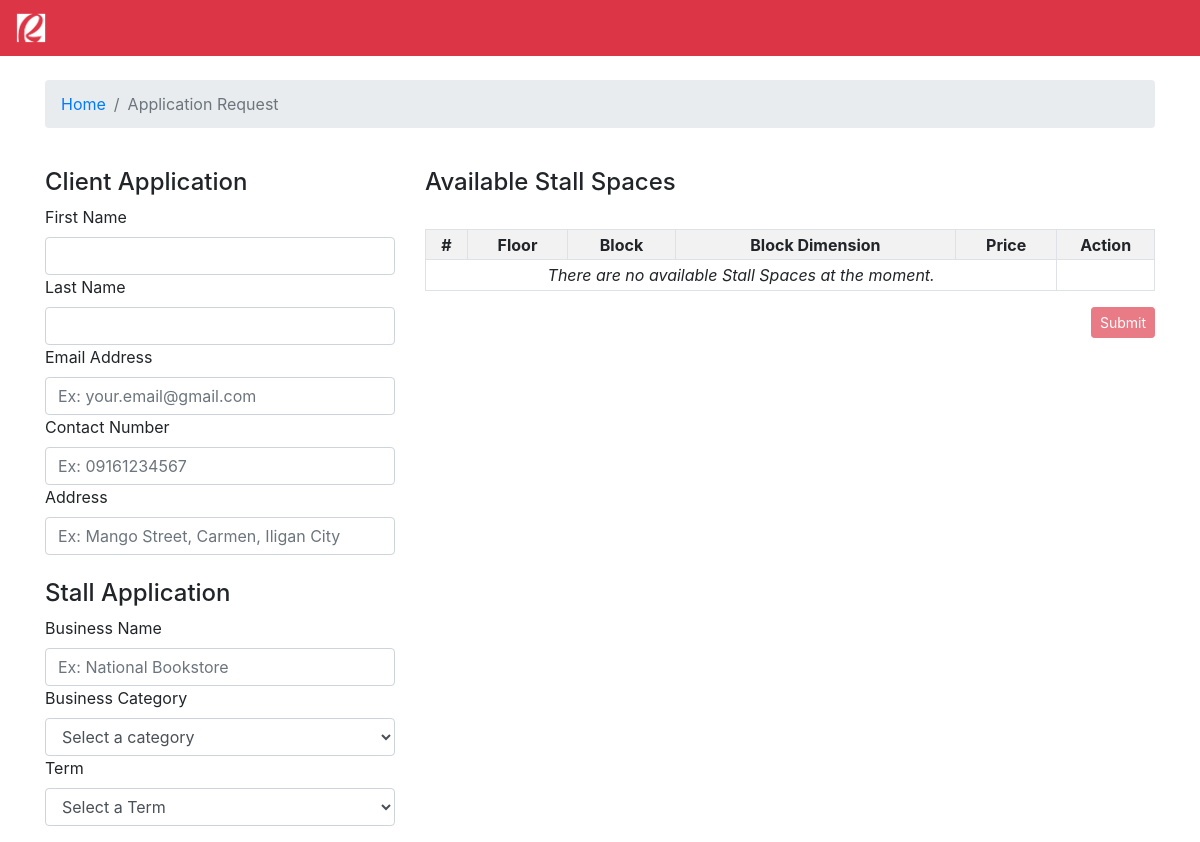
Before: /application-request.php with the older database file.
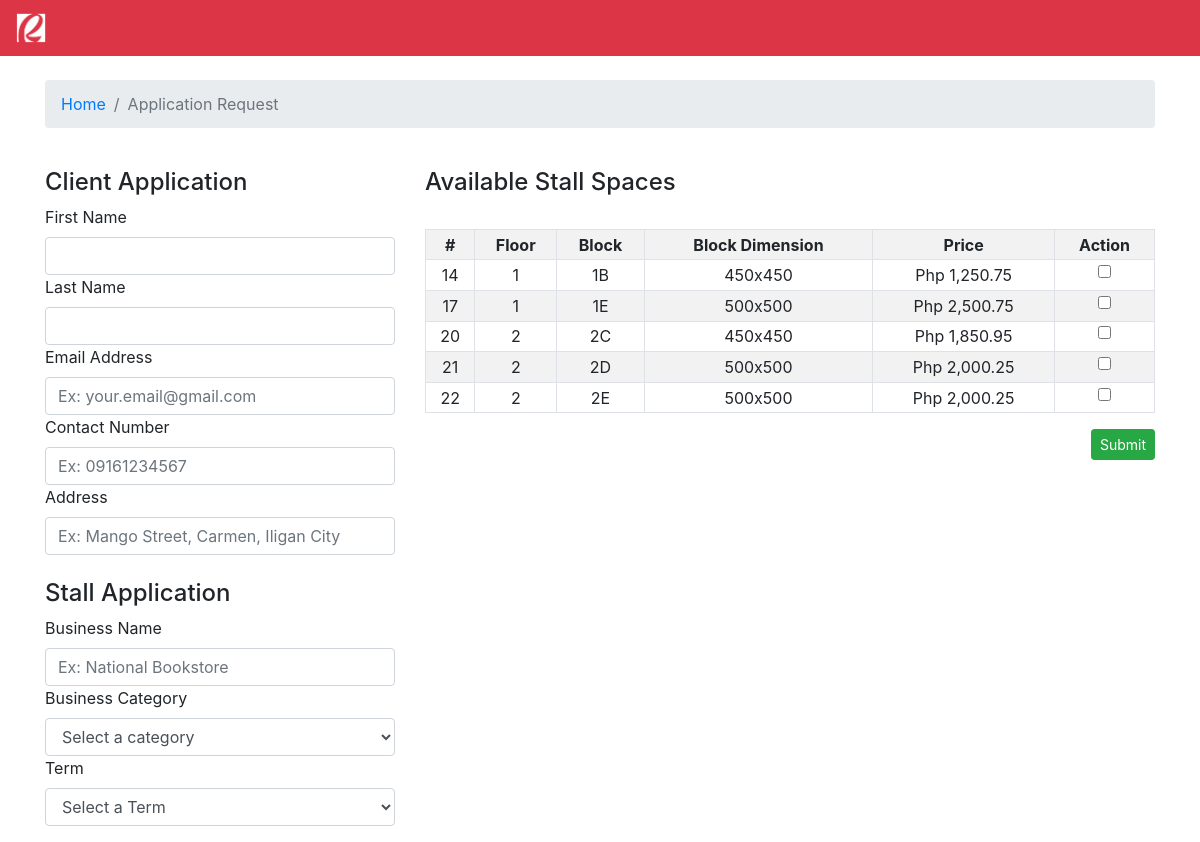
After: the same page with the newer database file.
### tables this page shows
CREATE TABLE `stalls` (
  `stall_id` int(11) NOT NULL,
  `floor_no` varchar(1) NOT NULL,
  `block_no` varchar(20) NOT NULL,
  `block_dimension` varchar(11) NOT NULL,
  `stall_price` double NOT NULL,
  `price_date_effectivity` datetime DEFAULT NULL
);

### application-request.php (the view, shortened to what this page needs)
<?php include_once "api/config.php"; ?>
<html>
<head>
    <link rel="stylesheet" href="bootstrap-4.2.1-dist/css/bootstrap.min.css">
    <nav class="navbar navbar-expand-lg navbar-dark bg-danger">
        <a class="navbar-brand" href="index.php">
            <img src="img/rob.png" width="30" height="30" alt="">
        </a>
    </nav>
</head>
<body>
    <div class="container">
    <br>
        <nav aria-label="breadcrumb">
            <ol class="breadcrumb">
                <li class="breadcrumb-item"><a href="index.php">Home</a></li>
                <li class="breadcrumb-item active" aria-current="page">Application Request</li>
            </ol>
        </nav>
        <form action="api/create-application-request.php" method="POST">
            <div class="row">
                <div class="col-md-4">
                    <br />
                    <h4>Client Application</h4>
                    <label>First Name</label>
                    <input type="text" name="fname" class="form-control" required>
                    <label>Last Name</label>
                    <input type="text" name="lname" class="form-control" required>
                    <label>Email Address</label>
                    <input type="email" name="email" placeholder="Ex: your.email@gmail.com" class="form-control" required>
                    <label>Contact Number</label>
                    <input type="text" name="contact" placeholder="Ex: 09161234567" class="form-control" required>
                    <label>Address</label>
                    <input type="text" name="address" placeholder="Ex: Mango Street, Carmen, Iligan City" class="form-control" required>
                    <br />
                    <h4>Stall Application</h4>
                    <label>Business Name</label>
                    <input type="text" name="business_name" placeholder="Ex: National Bookstore" class="form-control" required>
                    <label>Business Category</label>
                    <select type="text" name="category_id" class="form-control" required>
                        <optgroup label="Category">
                        <option disabled selected value>Select a category</option>
                        </optgroup>
                    </select>
                    <label>Term</label>
                    <select type="text" name="applied_term" class="form-control" required>
                        <optgroup label="Terms">
                            <option disabled selected value>Select a Term</option>
                        </optgroup>
                    </select>
                </div>
                <div class="col-md-8">
                    <br />
                    <h4>Available Stall Spaces</h4>
                    <br>
                    <table class="table table-striped table-bordered table-sm table-hover">
                        <tr align="center">
                            <th>#</th>
                            <th>Floor</th>
                            <th>Block</th>
                            <th>Block Dimension</th>
                            <th>Price</th>
                            <th>Action</th>
                        </tr>
                        <?php
                        $sql_stalls = "SELECT s.floor_no AS 'floor_no', s.block_no AS 'block_no',
                        s.block_dimension AS 'block_dimension', s.stall_price AS 'stall_price',
                        s.stall_id AS 'stall_id'
                        FROM occupied_stalls os
                        INNER JOIN stalls s ON os.stall_id = s.stall_id
                        WHERE contract_id IS NULL";
                        $result_stalls = mysqli_query($link, $sql_stalls);
                        if (mysqli_num_rows($result_stalls) > 0) {
                            while($row_stalls = mysqli_fetch_assoc($result_stalls)) {
                                echo "<tr align='center'>";
                                    echo "<td>" . $row_stalls['stall_id'] . "</td>";
                                    echo "<td>" . $row_stalls['floor_no'] . "</td>";
                                    echo "<td>" . $row_stalls['block_no'] . "</td>";
                                    echo "<td>" . $row_stalls['block_dimension'] . "</td>";
                                    echo "<td>Php " . number_format($row_stalls['stall_price'],2) . "</td>";
                                    echo "<td><input type='checkbox' name='stall_id[]' value=".$row_stalls['stall_id']."></td>";
                                echo "</tr>";
                            }
                        }else{
                            echo '<tr>';
                                echo '<td colspan="5" style="font-style: italic;" align="center">There are no available Stall Spaces at the moment.</td>';
                            echo '</tr>';
                        }
                        ?>
                    </table>
                    <?php
                        $sql_stalls = "SELECT s.floor_no AS 'floor_no', s.block_no AS 'block_no',
                        s.block_dimension AS 'block_dimension', s.stall_price AS 'stall_price',
                        s.stall_id AS 'stall_id'
                        FROM occupied_stalls os
                        INNER JOIN stalls s ON os.stall_id = s.stall_id
                        WHERE contract_id IS NULL";
                        $result_stalls = mysqli_query($link, $sql_stalls);
                        if (mysqli_num_rows($result_stalls) > 0) {
                            echo '<input type="submit" value="Submit" class="btn btn-success btn-sm float-right"><br />';
                        }else{
                            echo '<a href="#" class="btn btn-danger btn-sm disabled float-right">Submit</a><br />';
                        }
                        ?>
                </div>
            </div>
        </form>
    </div>
</body>
</html>

Changed rows visible on the page:
added stalls: stall_id "14", floor_no "1", block_no "1B", block_dimension "450x450", stall_price "1,250.75"
added stalls: stall_id "17", floor_no "1", block_no "1E", block_dimension "500x500", stall_price "2,500.75"
added stalls: stall_id "20", floor_no "2", block_no "2C", block_dimension "450x450", stall_price "1,850.95"
added stalls: stall_id "21", floor_no "2", block_no "2D", block_dimension "500x500", stall_price "2,000.25"
added stalls: stall_id "22", floor_no "2", block_no "2E", block_dimension "500x500", stall_price "2,000.25"
Other visible differences:
form field value: (not shown) → "Submit"
text no longer shown: "There are no available Stall Spaces at the moment. Submit"
